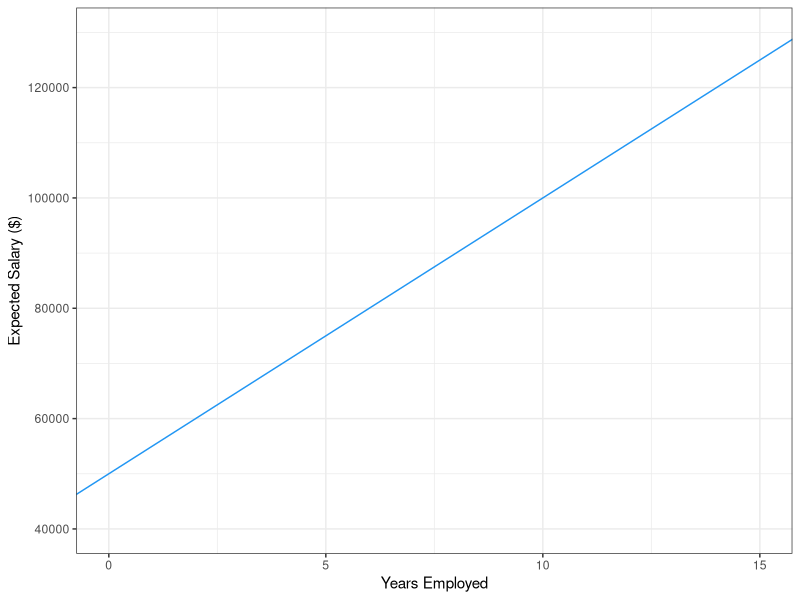
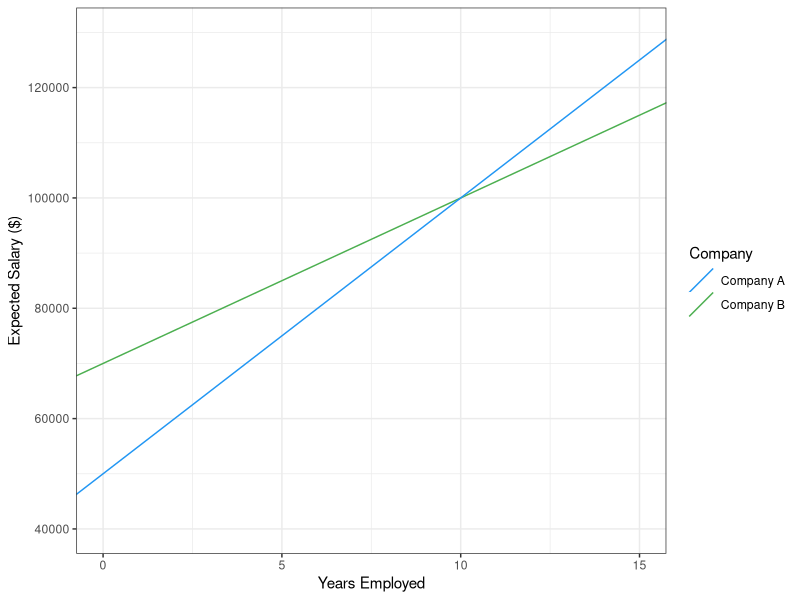
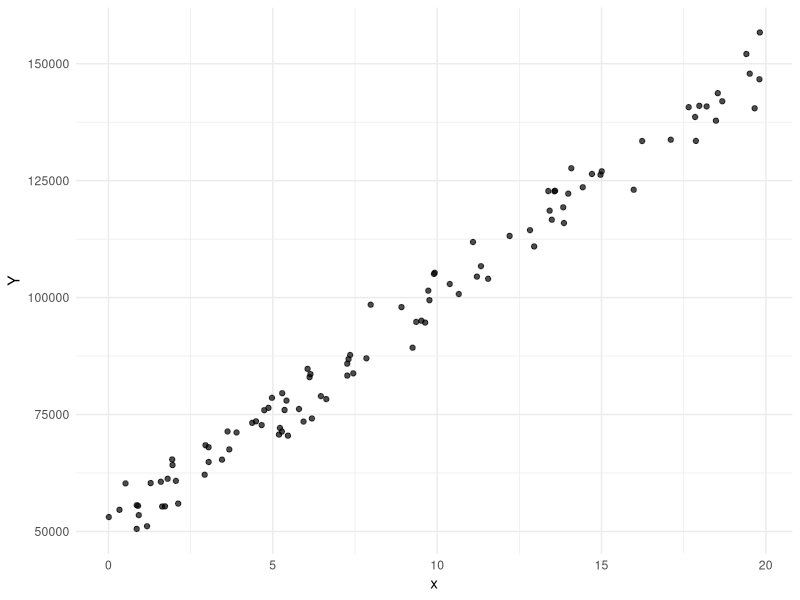

Write R code to recreate these figures, in order.
## ---- chunk 1
#| include: false
library(ggplot2)
theme_set(theme_bw())
## ---- chunk 2
#| echo: false
#| fig-cap: "Expected salary at Company A as a function of years employed."
ggplot() +
  geom_abline(intercept = 5e4, slope = 5e3, colour = '#2196F3') +
  lims(x = c(0, 15), y = c(4e4, 13e4)) +
  labs(x = "Years Employed", y = "Expected Salary ($)")
## ---- chunk 3
#| echo: false
#| fig-cap: "Linear salary trends for two companies."
ggplot() +
  geom_abline(aes(intercept = 7e4, slope = 3e3, colour = "Company B")) +
  geom_abline(aes(intercept = 5e4, slope = 5e3, colour = "Company A")) +
  lims(x = c(0, 15), y = c(4e4, 13e4)) +
  labs(
    x = "Years Employed",
    y = "Expected Salary ($)",
    colour = "Company"
  ) +
  scale_color_manual(values = c("Company B" = "#4CAF50", "Company A" = "#2196F3"))
## ---- chunk 4
50000+(5000*10)
## ---- chunk 5
pnorm(11e4,1e5, 4e3, lower.tail = FALSE)
## ---- chunk 6
n <- 100
x <- runif(n, min = 0, max = 20)
head(x)
## ---- chunk 7
simple_linear_model <- function(x, alpha, beta, sigma) {
  E_Y <- alpha + (beta * x) # Expected value of Y 
  epsilon <- rnorm(length(x), mean = 0, sd = sigma) # random normal errors
  Y <- E_Y + epsilon # 'Observed' Y values
  return(Y) 
}
## ---- chunk 8
Y <- simple_linear_model(x, alpha=5e4, beta=5e3, sigma=4e3)
head(Y)
## ---- chunk 9
#| echo: false
#| fig-cap: "Data generated from the simple linear model $Y=50{,}000+5{,}000\\times x + \\varepsilon$, with $\\varepsilon\\sim N(0,4{,}000^2)$. Dashed line shows $E[Y|x] = \\alpha + \\beta x$."

library(ggplot2)

df <- data.frame(x = x, Y = Y)

ggplot(df, aes(x, Y)) +
  geom_point(alpha = 0.7) +
  theme_minimal()
